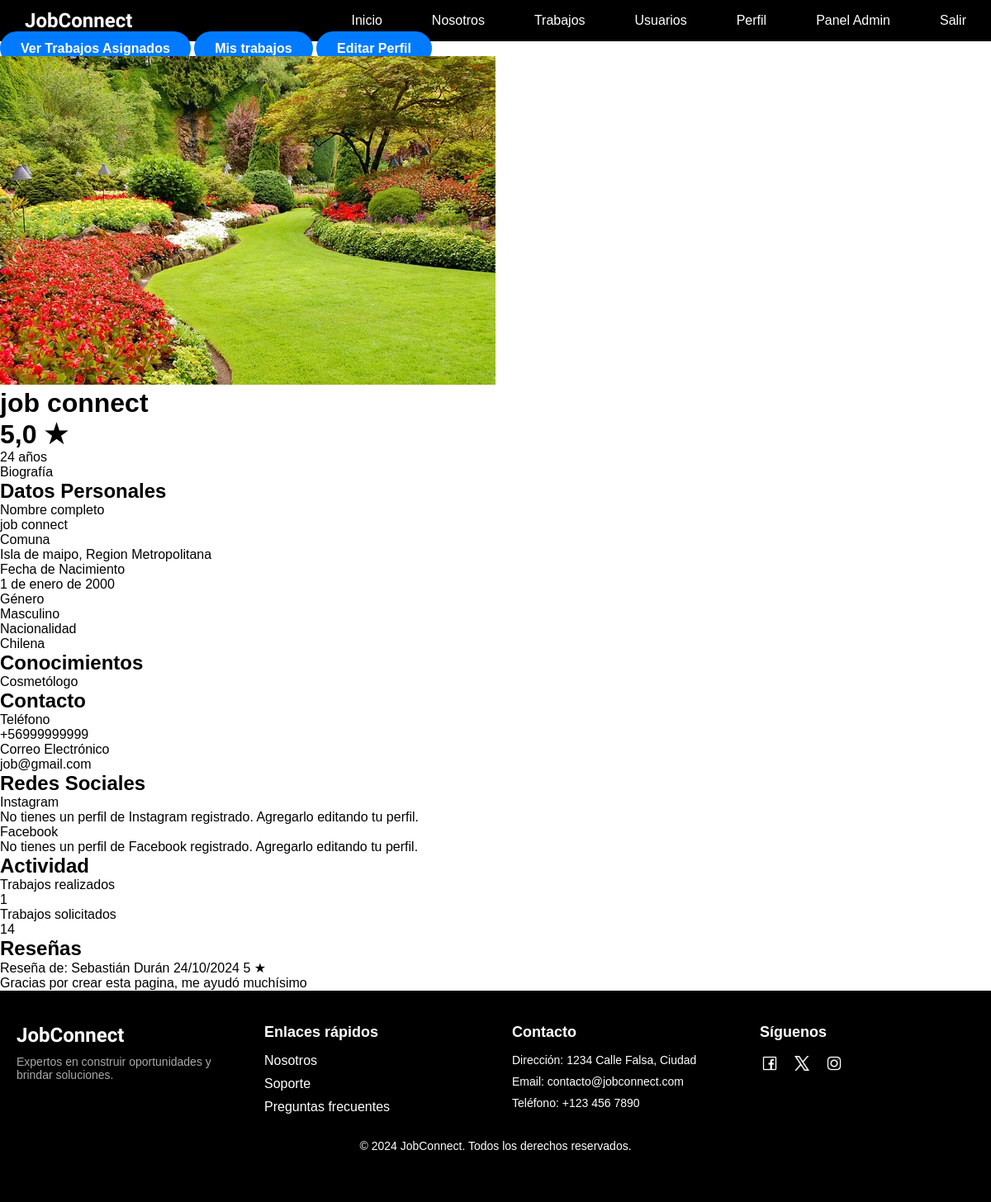
Before: /usuarios/perfil/ (signed in) with the older database file.
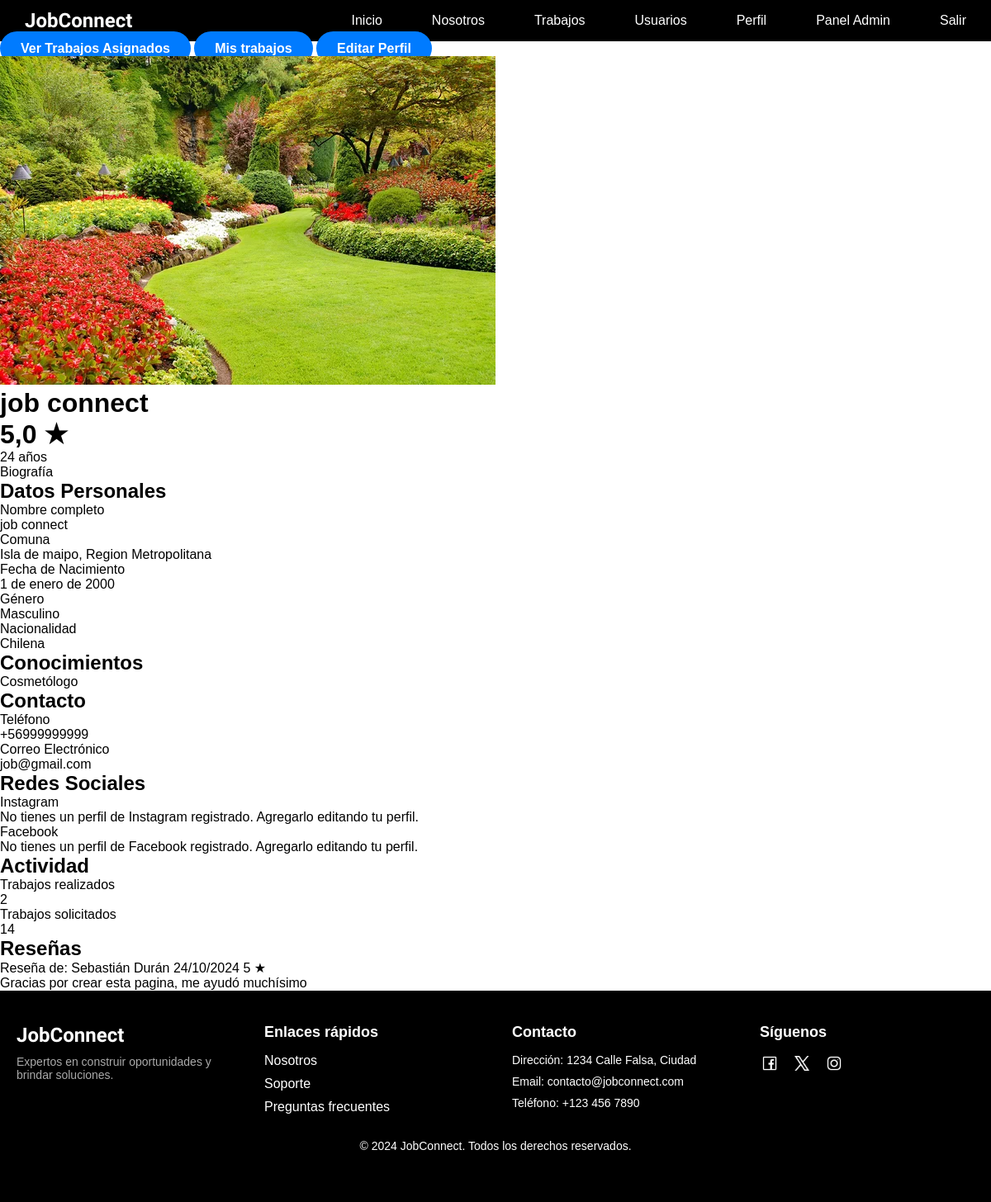
After: the same page with the newer database file.
### usuarios/models.py (models this page shows, shortened)
class CustomUser(AbstractBaseUser, PermissionsMixin):
    NATIONALITY_CHOICES = [
        ('CL', 'Chilena'),
        ('AR', 'Argentina'),
        ('BR', 'Brasileña'),
        ('VE', 'Venezolana'),
        ('PE', 'Peruana'),
        ('CO', 'Colombiana'),
    ]
    GENERO_CHOICES = [
        ('M', 'Masculino'),
        ('F', 'Femenino'),
        ('O', 'Otro')
    ]
    email = models.EmailField(unique=True)
    rut = models.CharField(max_length=12)
    first_name = models.CharField(max_length=30)
    s_nombre = models.CharField(max_length=30, blank=True, null=True)
    last_name = models.CharField(max_length=30)
    s_apellido = models.CharField(max_length=30, blank=True, null=True)
    fecha_nacimiento = models.DateField(validators=[validar_fecha_nacimiento])
    region = models.ForeignKey(Region, on_delete=models.SET_NULL, null=True, blank=True)
    comuna = models.ForeignKey(Comuna, on_delete=models.SET_NULL, null=True, blank=True)
    bio = models.TextField(max_length=500, blank=True)
    foto_perfil = models.ImageField(upload_to='perfiles/', null=True, blank=True)
    numero_telefono = models.CharField(
        max_length=15,
        validators=[RegexValidator(r'^\+?1?\d{9,15}$', message="El número debe estar en el formato: +999999999")]
    )
    genero = models.CharField(max_length=1, choices=GENERO_CHOICES)
    nacionalidad = models.CharField(max_length=15, choices=NATIONALITY_CHOICES)
    instagram = models.URLField(max_length=150, blank=True, null=True)
    facebook = models.URLField(max_length=150, blank=True, null=True)
    trabajos_realizados = models.PositiveIntegerField(default=0)
    trabajos_solicitados = models.PositiveIntegerField(default=0)
    is_active = models.BooleanField(default=True)
    is_staff = models.BooleanField(default=False)
    habilidades = models.ManyToManyField('Habilidades', blank=True)
    USERNAME_FIELD = 'email'
    REQUIRED_FIELDS = ['rut', 'first_name', 'last_name', 'fecha_nacimiento', 'numero_telefono', 'genero', 'nacionalidad']
    objects = CustomUserManager()
    groups = models.ManyToManyField('auth.Group', related_name='customuser_set', blank=True)
    user_permissions = models.ManyToManyField('auth.Permission', related_name='customuser_set', blank=True)
    def calificacion_promedio(self):
        calificacion_promedio = self.reseñas_recibidas.aggregate(Avg('calificacion'))['calificacion__avg']
        if calificacion_promedio is None:
            return 0  # Devuelve 0 si no hay reseñas
        else:
            return round(calificacion_promedio, 1)  # Redondea a 1 decimal
    def get_full_name(self):
        full_name = f"{self.first_name} {self.last_name}".strip()
        return full_name
    def calcular_edad(self):
        hoy = date.today()
        edad = hoy.year - self.fecha_nacimiento.year - ((hoy.month, hoy.day) < (self.fecha_nacimiento.month, self.fecha_nacimiento.day))
        return edad

class Comuna(models.Model):
    nombre = models.CharField(max_length=100)
    region = models.ForeignKey(Region, on_delete=models.CASCADE, related_name='comunas')
    def __str__(self):
        return self.nombre

class Region(models.Model):
    nombre = models.CharField(max_length=100)
    def __str__(self):
        return self.nombre

### usuarios/views.py (the view)
# urls.py: path('perfil/', views.perfil, name='perfil'),
@login_required
def perfil(request):
    user = request.user
    reseñas = Reseña.objects.filter(usuario_revisado=user)
    calificacion_promedio = reseñas.aggregate(Avg('calificacion'))['calificacion__avg'] if reseñas.exists() else 0.0
    calificacion_promedio = round(calificacion_promedio, 1) if calificacion_promedio else 0.0
    edad = user.calcular_edad()
    return render(request, 'usuarios/perfil.html', {
        'user': user,
        'reseñas': reseñas,
        'calificacion_promedio': calificacion_promedio,
        'edad': edad,
    })

### usuarios/templates/usuarios/perfil.html (shortened to what the changed rows need)
{% extends 'core/base.html' %}
{% load static %}
{% block extra_css %}
    <link rel="stylesheet" type="text/css" href="{% static 'usuarios/css/perfil.css' %}">
    <link rel="stylesheet" href="https://cdnjs.cloudflare.com/ajax/libs/lightbox2/2.11.5/css/lightbox.min.css"
 />
{% endblock %}
{% block content %}
    {% if request.user.is_authenticated %}
        <div class="profile-container">
            <div class="profile-edit-container">
                <a href="{% url 'trabajos_asignados' %}" class="btn profile-edit">Ver Trabajos Asignados</a>
                <a href="{% url 'ver_trabajos' %}" class="btn profile-edit">Mis trabajos</a>
                <a href="{% url 'editar_perfil' %}" class="btn profile-edit">Editar Perfil</a>
            </div>
            <div class="profile-header">
                <div class="profile-image">
                    {% if user.foto_perfil %}
                        <a href="{{ user.foto_perfil.url }}" data-lightbox="perfil" data-title="Foto de {{ user.first_name }}">
                            <img src="{{ user.foto_perfil.url }}" alt="Foto de perfil de {{ user.first_name }} {{ user.last_name }}" class="profile-image">
                        </a>
                    {% else %}
                        <a href="{% static 'images/foto_perfil_defecto.svg' %}" data-lightbox="perfil" data-title="Foto de perfil por defecto">
                            <img src="{% static 'images/foto_perfil_defecto.svg' %}" alt="Foto de perfil por defecto" class="profile-image">
                        </a>
                    {% endif %}
                </div>
                <div class="profile-name">
                    <h1>{{ user.first_name }} {{ user.last_name }}</h1>
                    <h1>{{ user.calificacion_promedio|floatformat:1 }} ★</h1>
                    <ul class="profile-info-list">
                        <li><p>{{ edad }} años</p></li>
                    </ul>
                </div>
            </div>
            <div class="profile-section">
                <p class="profile-label">Biografía</p>
            </div>
            <div class="profile-grid">
                <div class="profile-section">
                    <h2>Datos Personales</h2>
                    <div class="profile-item">
                        <p class="profile-label">Nombre completo</p>
                        <div class="profile-content">
                            {{ user.first_name }}
                            {{ user.last_name }}
                        </div>
                    </div>
                    {% if user.region and user.comuna %}
                        <div class="profile-item">
                            <p class="profile-label">Comuna</p>
                            <div class="profile-content">
                                {{user.comuna}}, {{user.region}}
                            </div>
                        </div>
                    {% endif %}
                    <div class="profile-item">
                        <p class="profile-label">Fecha de Nacimiento</p>
                        <div class="profile-content">{{ user.fecha_nacimiento }}</div>
                    </div>
                    <div class="profile-item horizontal-items">
                        <div class="gender-nationality">
                            <div class="profile-item">
                                <p class="profile-label">Género</p>
                                <div class="profile-content">
                                    {% if user.genero == 'M' %} Masculino
                                    {% elif user.genero == 'F' %} Femenino
                                    {% elif user.genero == 'O' %} Otro
                                    {% endif %}
                                </div>
                            </div>
                            <div class="profile-item">
                                <p class="profile-label">Nacionalidad</p>
                                <div class="profile-content">
                                    {% if user.nacionalidad == 'CL' %} Chilena
                                    {% elif user.nacionalidad == 'AR' %} Argentina
                                    {% elif user.nacionalidad == 'BR' %} Brasileña
                                    {% elif user.nacionalidad == 'VE' %} Venezolana
                                    {% elif user.nacionalidad == 'PE' %} Peruana
                                    {% elif user.nacionalidad == 'CO' %} Colombiana
                                    {% endif %}
                                </div>
                            </div>
                        </div>
                    </div>
                    <h2>Conocimientos</h2>
                    <div class="profile-add">
                        <ul>
                            {% for habilidad in user.habilidades.all %}
                                <li><p>{{ habilidad.nombre }}</p></li>
                            {% empty %}
                                <li>
                                    <p class="no-habilidades-message">No tienes habilidades registradas. Puedes agregarlas editando tu perfil.</p>
                                </li>
                            {% endfor %}
                        </ul>
                    </div>
                </div>
                <div class="profile-section">
                    <h2>Contacto</h2>
                    <div class="profile-item">
                        <p class="profile-label">Teléfono</p>
                        <div class="profile-content">{{ user.numero_telefono }}</div>
                    </div>
                    <div class="profile-item">
                        <p class="profile-label">Correo Electrónico</p>
                        <div class="profile-content">{{ user.email }}</div>
                    </div>
                    <h2>Redes Sociales</h2>
                    <div class="profile-item">
                        <p class="profile-label">Instagram</p>
                        <div class="profile-content">
                            {% if user.instagram %}
                                <a href="{{ user.instagram }}" target="_blank">{{ user.instagram }}</a>
                            {% else %}
                                <p class="no-social-message">No tienes un perfil de Instagram registrado. Agregarlo editando tu perfil.</p>
                            {% endif %}
                        </div>
                    </div>
                    <div class="profile-item">
                        <p class="profile-label">Facebook</p>
                        <div class="profile-content">
                            {% if user.facebook %}
                                <a href="{{ user.facebook }}" target="_blank">{{ user.facebook }}</a>
                            {% else %}
                                <p class="no-social-message">No tienes un perfil de Facebook registrado. Agregarlo editando tu perfil.</p>
                            {% endif %}
                        </div>
                    </div>
                    <h2>Actividad</h2>
                    <div class="profile-item horizontal-items">
                        <div class="gender-nationality">
                            <div class="profile-item">
                                <p class="profile-label">Trabajos realizados</p>
                                <p>{{ user.trabajos_realizados }}</p>
                            </div>
                            <div class="profile-item">
                                <p class="profile-label">Trabajos solicitados</p>
                                <p>{{ user.trabajos_solicitados }}</p>
                            </div>
                        </div>
                    </div>
                </div>
            </div>
            {% if reseñas %}
                <div class="container-resenas">
                    <h2>Reseñas</h2>
                    <ul>
                        {% for reseña in reseñas %}
                            <li>
                                <div class="review-card">
                                    <div class="review-header">
                                        <span class="review-username">Reseña de: {{ reseña.usuario_revisor.get_full_name }}</span>
                                        <span class="review-date">{{ reseña.fecha_creacion|date:"d/m/Y" }}</span>
                                        <span class="review-nota">{{ reseña.calificacion }} ★</span>
                                    </div>
                                    <div class="review-comment">
                                        <p>{{ reseña.contenido }}</p>
                                    </div>
                                </div>
                            </li>
                        {% empty %}
                            <li>No hay reseñas disponibles.</li>
                        {% endfor %}
                    </ul>
                </div>
            {% endif %}
        </div>
    {% endif %}
{% endblock %}

Changed rows visible on the page:
changed CustomUser "job": trabajos_realizados "1" → "2"
